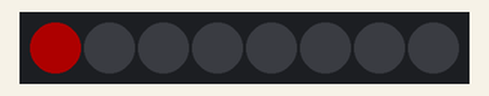
The sketch below on a simulated Arduino Uno, built with avr-gcc and run on an emulated ATmega328P. Shown: 8 RGB LEDs in strip order, left to right. Dim RGB values are drawn brighter than linear.

Above: at 0.05 s.
At 0.8 s:
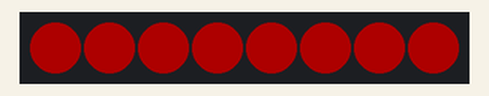
At 2.1 s:
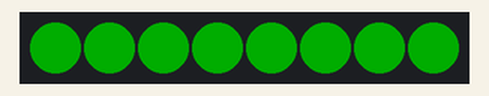
At 3.4 s:
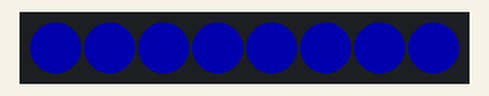
At 4.7 s:
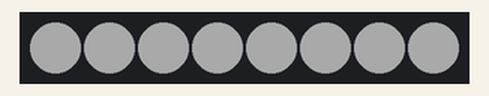
At 6.0 s:
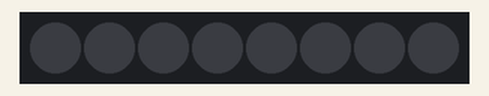
Timing chart, 0 to 40.0 s (numbered marks = the images above):
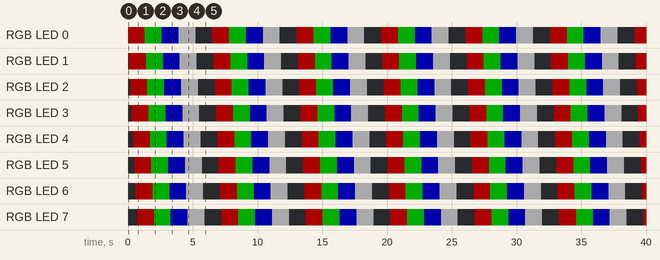

The sketch:

neo-pixel-single.ino
```cpp
# include <Adafruit_NeoPixel.h>
# define PIN        16  // gpio
# define NUM_PIXELS 8   // number of pixel presents on the board
int setColor[5][3] = {{255,0,0}, {0,255,0}, {0,0,255}, {225,225,225}, {0,0,0}}; // color transitions red -> green -> blue -> white -> none

Adafruit_NeoPixel pixels(NUM_PIXELS, PIN, NEO_GRB + NEO_KHZ800);

void setup() {
  pixels.begin();
  pixels.setBrightness(50);
}

void loop() {
  // upper range is number of color set on setColour[a] == 5
  // it basically means for every color transition
  for (int j = 0; j < 5; j++) {
    // control the display of numbered pixel and the color setting
    for (int i = 0; i < NUM_PIXELS; i++) {
      pixels.setPixelColor(i, setColor[j][0], setColor[j][1], setColor[j][2]);
      pixels.show();
      delay(100);
    }
    delay(500);
  }
}
```

Measured:
- by itself, RGB LED 0–7: repeats every 6.5 s: RGB(0, 50, 0) 1.3 s, RGB(0, 0, 50) 1.3 s, RGB(44, 44, 44) 1.3 s, off 1.3 s, RGB(50, 0, 0) 1.3 s
- by itself, everything shown: repeats every 6.5 s, in 40 steps
- what the display in image 1 shows lasts 0.6 s, from 0.7 s to 1.3 s
